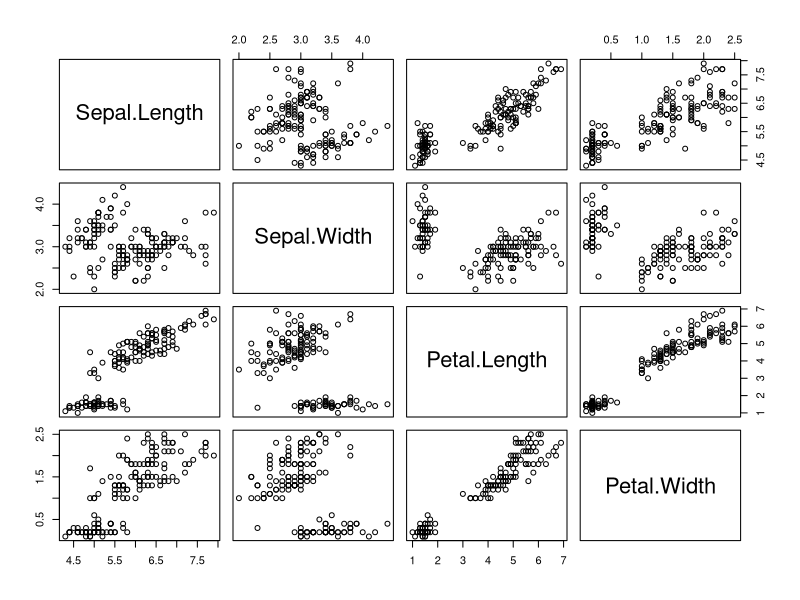
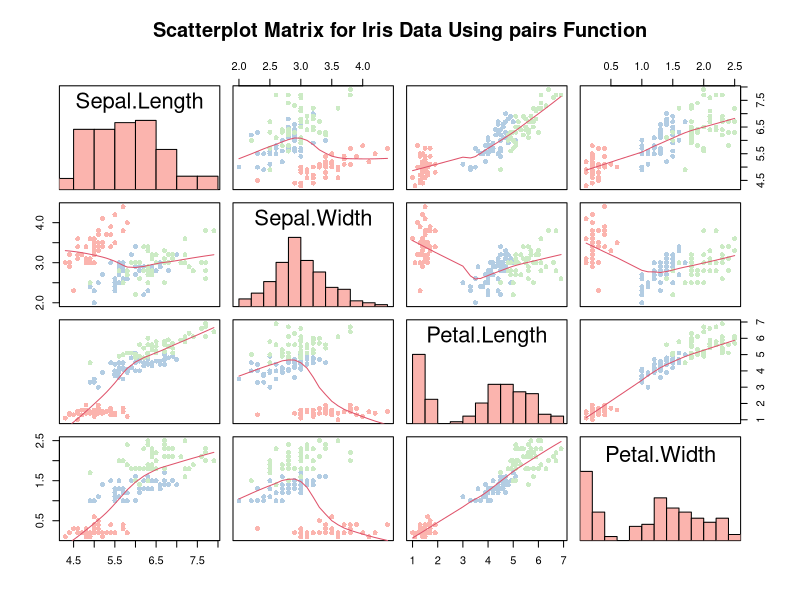
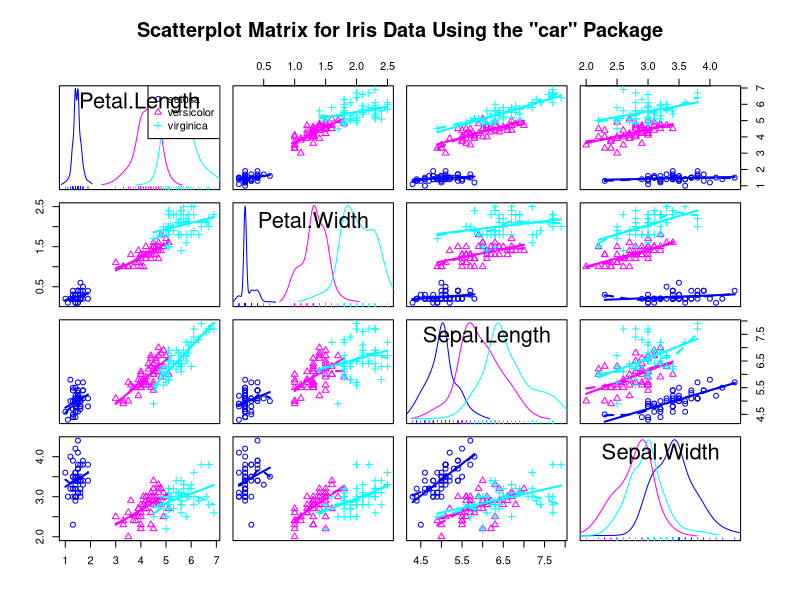

The R source for these figures, in order:
#!/usr/bin/env Rscript
# Load the datasets package.
library("datasets")
library("RColorBrewer")
library("car")
# Load data into the workspace.
data(iris)
# Show the first three lines of data.
iris[1:3, ]
# SCATTERPLOT MATRIX WITH DEFAULTS
# Use just the first four variables from iris.
pairs(iris[1:4])

# FUNCTION TO PUT HISTOGRAMS ON DIAGONAL
# Adapted from code in "pairs" help
panel.hist <- function(x, ...) {
  usr <- par("usr") # Copies usr parameters for plot coordinates.
  on.exit(par(usr)) # Restores parameters on exit.
  par(usr = c(usr[1:2], 0, 1.5)) # Sets plot coordinates.
  h <- hist(x, plot = FALSE) # Creates histogram.
  breaks <- h$breaks # Reads breaks for histograms.
  nB <- length(breaks) # Reads number of breaks.
  y <- h$counts # Get raw values for the y-axis.
  y <- y / max(y) # Adjusts raw values to fit the y scale.
  rect(breaks[-nB], 0, breaks[-1], y, ...) # Draws boxes.
}
# SET COLOR PALETTE WITH RCOLORBREWER
# SCATTERPLOT MATRIX WITH OPTIONS
pairs(iris[1:4], # Reads the data.
  panel = panel.smooth,
  # Adds an optional smoother.
  main = "Scatterplot Matrix for Iris Data Using pairs Function",
  diag.panel = panel.hist, # Calls histogram function.
  pch = 16, # Uses solid dots for points.
  # Next line color dots by "Species" category.
  col = brewer.pal(3, "Pastel1")[unclass(iris$Species)]
)

# SCATTERPLOT MATRIX WITH "CAR" PACKAGE
scatterplotMatrix(
  ~ Petal.Length + Petal.Width +
    Sepal.Length + Sepal.Width | Species,
  data = iris,
  main = paste(
    "Scatterplot Matrix for Iris Data",
    "Using the \"car\" Package"
  )
)

# CLEAN UP
# Return to default.
palette("default")
# Unloads the datasets package.
detach("package:datasets", unload = TRUE)
# Unloads RColorBrewer
detach("package:RColorBrewer", unload = TRUE)
# Unloads car package.
detach("package:car", unload = TRUE)
